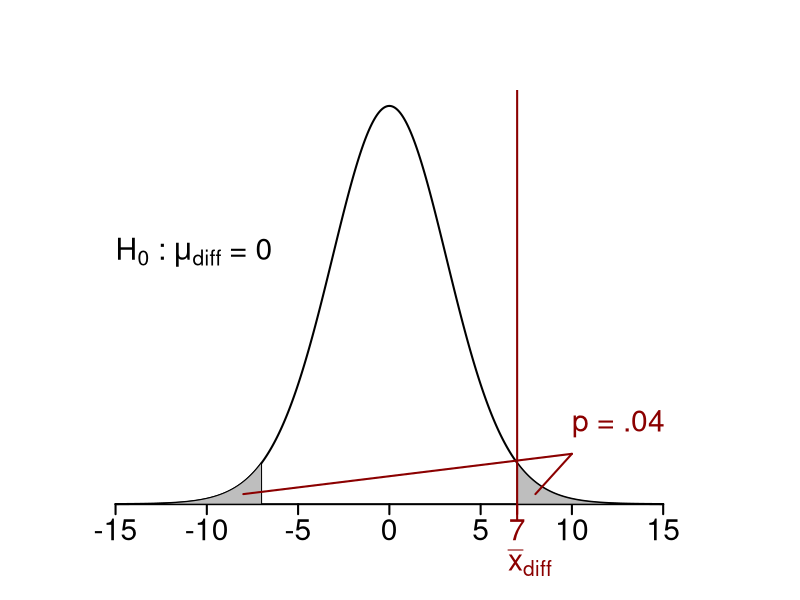

This chart was generated by the following R code:
xbar.therapy <- 92
s.therapy <- 8.5
xbar.placebo <- 85
s.placebo <- 9.1
n <- 15
xdiff <- xbar.therapy - xbar.placebo
sdiff <- sqrt((s.therapy^2 + s.placebo^2)/2) * sqrt(2/n)
sdiff <- sqrt(s.therapy^2 + s.placebo^2)/sqrt(n)

muH0 <- 0
muH1 <- 8

t0 <- (xdiff - muH0)/sdiff

# H0 distribution with p-value shaded:
par(cex.main = 1.5, mar = c(4, 4.5, 4.5, 1), mgp = c(3.5, 1, 0), cex.lab = 1.5, 
    font.lab = 2, cex.axis = 1.8, bty = "n", las = 1)
par(mar = c(4, 4.5, 4.5, 1))

x <- seq(-15, 15, by = 0.001)
y <- dt(x/sdiff, df = 28)
plot(x, y, type = "l", axes = FALSE, xlab = NA, ylab = NA, xlim = c(-15, 20), 
    lwd = 2)
axis(side = 1, at = seq(-15, 15, by = 5), pos = 0, lwd = 2)
axis(side = 1, at = 7, pos = 0, col = "red4", col.axis = "red4", lwd = 2)

# shade area to right of obtained test statistic:
t0 <- xdiff/sdiff
cord.x <- c(t0, seq(t0, 4, 0.001), 4) * sdiff
cord.y <- c(0, dt(seq(t0, 4, 0.001), df = 28), 0)
polygon(cord.x, cord.y, col = "grey")
cord.x <- c(-4, seq(-4, -t0, 0.001), -t0) * sdiff
cord.y <- c(0, dt(seq(-4, -t0, 0.001), df = 24), 0)
polygon(cord.x, cord.y, col = "grey")

# add lines and text:
abline(v = xdiff, col = "red4", lwd = 2)
text(-15, 0.25, expression(paste(H[0], " : ", mu[diff], " = 0", sep = "")), adj = 0, 
    cex = 1.8)
text(10, 0.08, paste("p = .04"), adj = 0, col = "red4", cex = 1.8)
lines(c(10, 8), c(0.05, 0.01), col = "red4", lwd = 2)
lines(c(10, -8), c(0.05, 0.01), col = "red4", lwd = 2)
mtext(expression(bar(x)[diff]), side = 1, line = 2, at = 6.5, adj = 0, col = "red4", 
    cex = 1.8)